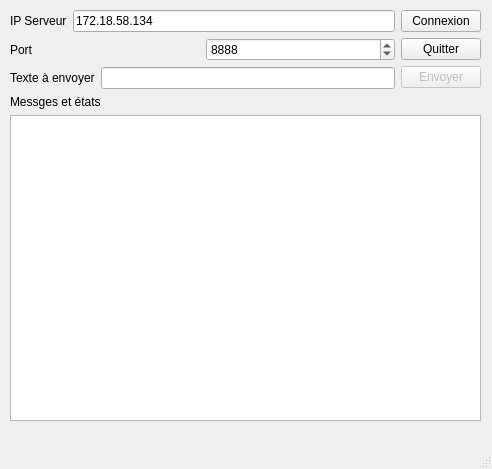
<?xml version="1.0" encoding="UTF-8"?>
<ui version="4.0">
 <class>Fenetre</class>
 <widget class="QMainWindow" name="Fenetre">
  <property name="geometry">
   <rect>
    <x>0</x>
    <y>0</y>
    <width>492</width>
    <height>469</height>
   </rect>
  </property>
  <property name="windowTitle">
   <string>Fenetre</string>
  </property>
  <widget class="QWidget" name="centralwidget">
   <widget class="QWidget" name="">
    <property name="geometry">
     <rect>
      <x>10</x>
      <y>10</y>
      <width>471</width>
      <height>411</height>
     </rect>
    </property>
    <layout class="QVBoxLayout" name="verticalLayout_4">
     <item>
      <layout class="QHBoxLayout" name="horizontalLayout_4">
       <item>
        <layout class="QVBoxLayout" name="verticalLayout_3">
         <item>
          <layout class="QHBoxLayout" name="horizontalLayout">
           <item>
            <widget class="QLabel" name="labelIPServ">
             <property name="text">
              <string>IP Serveur</string>
             </property>
            </widget>
           </item>
           <item>
            <widget class="QLineEdit" name="lineEditServer">
             <property name="text">
              <string>172.18.58.134</string>
             </property>
            </widget>
           </item>
          </layout>
         </item>
         <item>
          <layout class="QHBoxLayout" name="horizontalLayout_2">
           <item>
            <widget class="QLabel" name="labelPort">
             <property name="text">
              <string>Port</string>
             </property>
            </widget>
           </item>
           <item>
            <widget class="QSpinBox" name="spinBoxPortServer">
             <property name="minimum">
              <number>1024</number>
             </property>
             <property name="maximum">
              <number>65535</number>
             </property>
             <property name="value">
              <number>8888</number>
             </property>
            </widget>
           </item>
          </layout>
         </item>
         <item>
          <layout class="QHBoxLayout" name="horizontalLayout_3">
           <item>
            <widget class="QLabel" name="labelEnvoiTexte">
             <property name="text">
              <string>Texte à envoyer</string>
             </property>
            </widget>
           </item>
           <item>
            <widget class="QLineEdit" name="lineEditMessage"/>
           </item>
          </layout>
         </item>
        </layout>
       </item>
       <item>
        <layout class="QVBoxLayout" name="verticalLayout">
         <item>
          <widget class="QPushButton" name="pushButtonConnexion">
           <property name="text">
            <string>Connexion</string>
           </property>
          </widget>
         </item>
         <item>
          <widget class="QPushButton" name="pushButtonQuitter">
           <property name="text">
            <string>Quitter</string>
           </property>
          </widget>
         </item>
         <item>
          <widget class="QPushButton" name="pushButtonEnvoyer">
           <property name="enabled">
            <bool>false</bool>
           </property>
           <property name="text">
            <string>Envoyer</string>
           </property>
           <property name="checkable">
            <bool>false</bool>
           </property>
           <property name="autoDefault">
            <bool>false</bool>
           </property>
           <property name="default">
            <bool>false</bool>
           </property>
           <property name="flat">
            <bool>false</bool>
           </property>
          </widget>
         </item>
        </layout>
       </item>
      </layout>
     </item>
     <item>
      <layout class="QVBoxLayout" name="verticalLayout_2">
       <item>
        <widget class="QLabel" name="labelMessages">
         <property name="text">
          <string>Messges et états</string>
         </property>
        </widget>
       </item>
       <item>
        <widget class="QTextEdit" name="textEditStatus"/>
       </item>
      </layout>
     </item>
    </layout>
   </widget>
  </widget>
  <widget class="QMenuBar" name="menubar">
   <property name="geometry">
    <rect>
     <x>0</x>
     <y>0</y>
     <width>492</width>
     <height>20</height>
    </rect>
   </property>
  </widget>
  <widget class="QStatusBar" name="statusbar"/>
 </widget>
 <resources/>
 <connections>
  <connection>
   <sender>pushButtonQuitter</sender>
   <signal>clicked()</signal>
   <receiver>Fenetre</receiver>
   <slot>close()</slot>
   <hints>
    <hint type="sourcelabel">
     <x>449</x>
     <y>72</y>
    </hint>
    <hint type="destinationlabel">
     <x>360</x>
     <y>128</y>
    </hint>
   </hints>
  </connection>
 </connections>
</ui>
